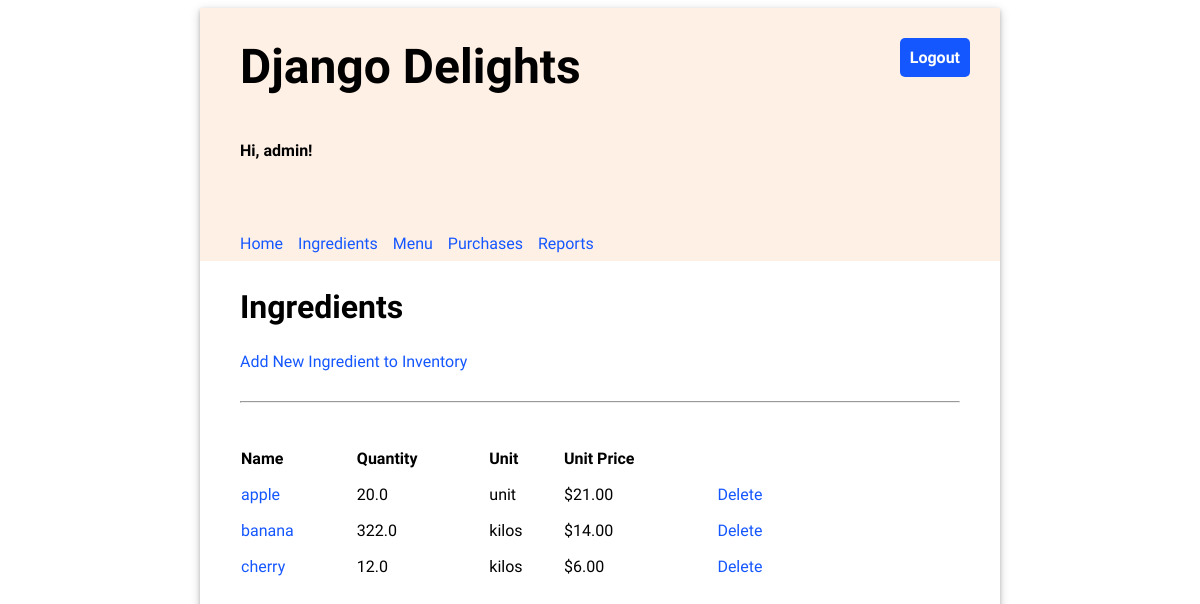
/ingredients/ (signed in), run on the app's committed database.
### inventory/models.py (models this page shows, shortened)
class Ingredient(models.Model):
    id = models.AutoField(primary_key=True)
    name = models.CharField(max_length=200, unique=True)
    quantity = models.FloatField(default=0)
    unit = models.CharField(max_length=200)
    price_per_unit = models.FloatField(default=0)

### inventory/views.py (the view)
# urls.py: path('ingredients/', views.IngredientList.as_view(), name="ingredients"),
class IngredientList(LoginRequiredMixin, generic.ListView):
    model = Ingredient
    template_name = 'inventory/ingredients_list.html'
    context_object_name = 'object_list'
    def get_context_data(self, **kwargs):
        context = super().get_context_data(**kwargs)
        context['objects'] = Ingredient.objects.all()
        return context

### templates/inventory/ingredients_list.html (shortened to what this page needs)
{% extends 'base.html' %}
{% load static %}
{% block content %}
    <h2>Ingredients</h2>
    <a href="{% url 'inventory:add_ingredient' %} ">Add New Ingredient to Inventory</a>
    <hr/>
    <table class="inventory-table">
        <thead>
            <tr>
                <th>Name</th>
                <th>Quantity</th>
                <th>Unit</th>
                <th>Unit Price</th>
                <th></th>
            </tr>
        </thead>
        <tbody>
        {% for ingredient in object_list %}
            <tr>
                <td>
                    <a href="{% url 'inventory:update_ingredient' ingredient.id %}">{{ ingredient.name }}</a>
                </td>
                <td>{{ ingredient.quantity }}</td>
                <td>{{ ingredient.unit }}</td>
                <td class="price">${{ ingredient.price_per_unit|stringformat:".2f" }}</td>
                <td class="price"><a href="{% url 'inventory:delete_ingredient' ingredient.id %}">Delete</a></td>
            </tr>
        {% endfor %}
        </tbody>
    </table>
{% endblock %}

### templates/base.html (shortened to what this page needs)
<!DOCTYPE html>
{% load static %}
<html>
<head>
  <link rel="stylesheet" type="text/css" href="{% static 'css/inventory/style.css' %}" />
</head>
<body>
  <div class="app">
  <header>
    <div class="header-first-row">
      <h1 class="title">Django Delights</h1>
      {% if user.is_authenticated %}
      <a class="logout" href="/logout">Logout</a>
      {% endif %}
    </div>
    {% if user.is_authenticated %}
      <p>Hi, {{ user.username }}!</p>
      <nav class="navbar">
        {% url 'home' as home_url %}
        {% url 'ingredients' as ingredients_url %}
        {% url 'menu' as menu_url %}
        {% url 'purchases' as purchases_url %}
        {% url 'reports' as reports_url %}
        <a class="nav-item{% if request.path == home_url %} current-page{% endif %}" href="{% url 'inventory:home' %}">Home</a>
        <a class="nav-item{% if request.path == ingredients_url %} current-page{% endif %}" href="{% url 'inventory:ingredients' %}">Ingredients</a>
        <a class="nav-item{% if request.path == menu_url %} current-page{% endif %}" href="{% url 'inventory:menu' %}">Menu</a>
        <a class="nav-item{% if request.path == purchases_url %} current-page{% endif %}" href="{% url 'inventory:purchases' %}">Purchases</a>
        <a class="nav-item{% if request.path == reports_url %} current-page{% endif %}" href="{% url 'inventory:reports' %}">Reports</a>
      </nav>
    {% endif %}
  </header>
  <main>
    {% block content %}{% endblock %}
  </main>
  </div>
</body>
</html>

### static/css/inventory/style.css (style rules this page uses)
body { font-family: 'Oxygen', sans-serif; }
hr { margin: 30px 0; }
header { background-color: #FFF0E5; min-height: 200px; display: flex; align-items: center; flex-direction: column; align-items: flex-start; padding-left: 40px; }
main { display: flex; flex-direction: column; padding: 0 40px 20px 40px; justify-content: center; }
main h2 { font-size: 2em; }
.app { min-width: 800px; max-width: 60%; margin: 0 auto; box-shadow: 0 2px 4px 0 rgba(0, 0, 0, 0.2), 0 3px 10px 0 rgba(0, 0, 0, 0.19); }
.title { font-size: 3em; padding: 30px 0; margin: auto 0; }
header p { font-weight: bold; }
.navbar { margin-top: 50px; display: flex; width: 100%; }
.navbar a { text-decoration: none; padding: 8px 0; color: #1557FF; margin-right: 15px; }
main table { text-align: left; border-collapse: separate; border-spacing: 0 15px; width: 80%; }
.header-first-row { width: 100%; display: flex; justify-content: space-between; }
.logout { height: max-content; text-align: center; text-decoration: none; border: 0px; background-color: #1557FF; border-radius: 5px; color: white; padding: 10px; font-weight: bold; margin: 30px; font-size: 1em; }
a { text-decoration: none; color: #1557FF; }

### data on the page
Ingredient: name "apple", quantity "20.0", unit "unit", price_per_unit "21.00"
Ingredient: name "banana", quantity "322.0", unit "kilos", price_per_unit "14.00"
Ingredient: name "cherry", quantity "12.0", unit "kilos", price_per_unit "6.00"

### other printed values
{{ user.username }} "admin"
